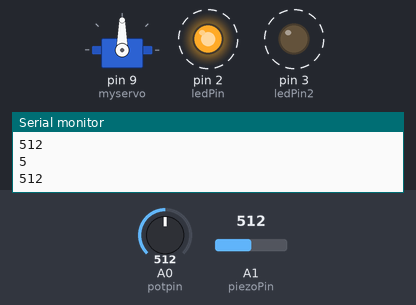
Bench run of a sketch on a simulated Arduino Uno, built with avr-gcc and run on an emulated ATmega328P. Shown: servo, output pins drawn as LEDs (lit = HIGH), the last lines printed to the serial monitor. Dashed ring = blinking. The test bench sets the inputs (shaded band); at power-on: A0 (potpin) = 512, A1 (piezoPin) = 512.

Above: at 1.2 s.
1.3 s: A0 (potpin) set to 716
At 2.05 s:
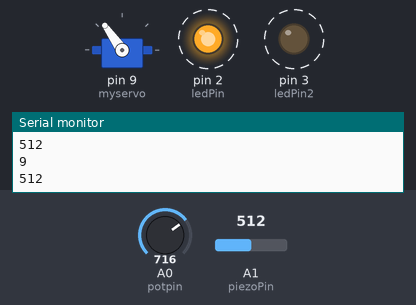
4.3 s: A0 (potpin) set to 900
At 4.65 s:
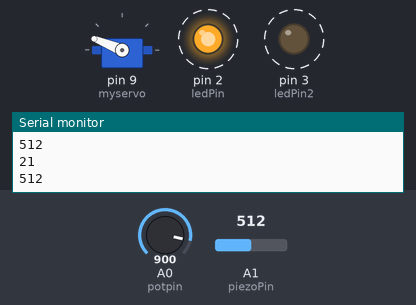
7.3 s: A0 (potpin) set to 1023
At 7.45 s:
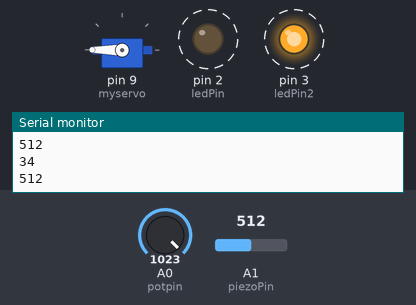
10.3 s: A1 (piezoPin) set to 26
13.3 s: A1 (piezoPin) set to 22
At 13.9 s:
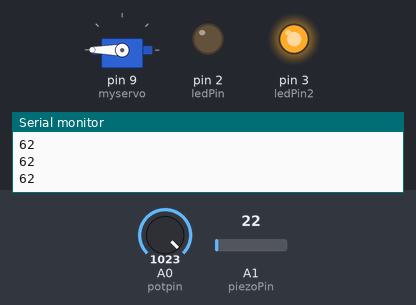
14.8 s: A0 (potpin) set to 306
At 15.3 s:
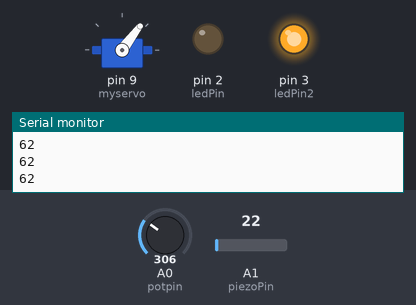
Timing chart, 0 to 17.3 s (numbered marks = the images above; inputs shaded):
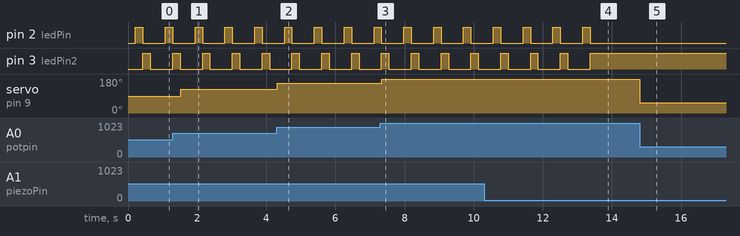

Measured:
- the behaviour switches between 25 and 24 on A1 (piezoPin) (found by bisection; images 3 and 4)
- after the input at 1.3 s, servo on pin 9 (myservo): 90° → 125° after 0.23 s
- after the input at 4.3 s, servo on pin 9 (myservo): 125° → 158° at once
- after the input at 7.3 s, servo on pin 9 (myservo): 158° → 180° after 0.05 s
- after the input at 13.3 s, pin 2 (ledPin): goes on until 13.4 s, then stays LOW; pin 3 (ledPin2): goes on until 13.4 s, then stays HIGH
- after the input at 14.8 s, servo on pin 9 (myservo): 180° → 53° at once
- by itself, pin 2 (ledPin), pin 3 (ledPin2): alternates HIGH for 0.22 s and LOW for 0.65 s

The sketch:

sketch_jan19d.ino
```cpp
#include <Servo.h>
// Initialisierung Variablen ServoMotor
Servo myservo;  // create servo object to control a servo
int potpin = 0;  // analog pin used to connect the potentiometer
int val;    // variable to read the value from the analog pin

//  Inititaliserung Variablen PiezoPin und LedPin
//Initialisiere LEDs auf Digital Pin
int ledPin = 2;
int ledPin2 = 3;
int ledPin3 = 4;
// Analog-Pin für den Piezo-Sensor
int piezoPin = 1;

// Aktuell gemessener Wert
int wert = 0;
// Anfangs Wert Zähler
int zaehler = 0;
// Aktuelle Status der LED (wechselt bei Piezo-Klopfzeichen)
int ledStatus = LOW;
// WICHTIG: Diesen Wert zwischen 0 und 1023 anpassen, wenn Klopfzeichen nicht (oder zu oft) erkannt werden
int schwelle = 25;


void setup() { // initialize serial communication:
    myservo.attach(9);  // attaches the servo on pin 9 to the servo object

   Serial.begin(9600);
   pinMode(ledPin, OUTPUT);
   pinMode(ledPin2, OUTPUT);

 // Serielle Übertragung zum PC starten
}

void loop() {
  // ode für den ServoMototr aus den Beispielen
  val = analogRead(potpin);            // reads the value of the potentiometer (value between 0 and 1023)
  val = map(val, 0, 1023, 0, 180);     // scale it to use it with the servo (value between 0 and 180)
  myservo.write(val);                  // sets the servo position according to the scaled value
  delay(15);                            // waits for the servo to get there

//Code für LEDs und Piezopin
   wert = analogRead(piezoPin);
 if (wert >= schwelle) {
    // Wert zu Testzwecken an den PC schicken
    Serial.println(wert);
    // Der Piezo braucht einige Zeit, um sich wieder zu beruhigen, daher 200ms warten.
    delay(200);
    zaehler++;
  }
 int rest = zaehler % 4; //zaehler Modulo 3, dass immer 0,1,2 rauskommt
    switch (rest) {
       case 0:
        digitalWrite(2, LOW); //rot aus
        digitalWrite(3, LOW); //blau aus
        digitalWrite(4, LOW); //weiß aus
         break;
      case 1:
        digitalWrite(2, HIGH); //rot an
        digitalWrite(3, LOW); //blau aus
        digitalWrite(4, LOW); //weiß aus
        break;
      case 2:
        digitalWrite(3, HIGH); //blau an
        digitalWrite(2, LOW); //rot aus
        digitalWrite(4, LOW); //weiß aus
        break;
        case 3:
        digitalWrite(4, HIGH); //weiß an
        digitalWrite(2, LOW); //rot aus
        digitalWrite(3, LOW); //blau aus
        break;
      default:
        break;
        }
        Serial.println(zaehler);  // gibt den zählerstand im Monitor aus
    }
```
